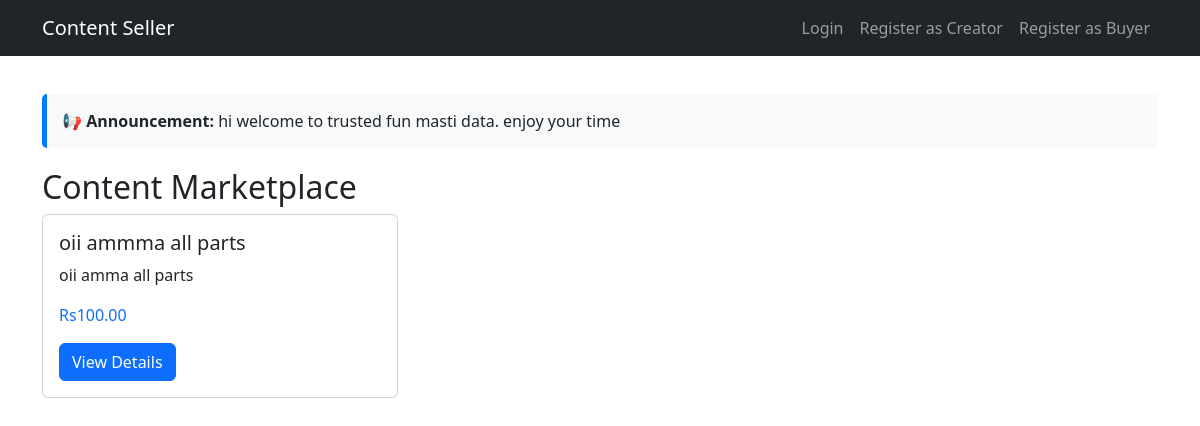
The app's page /content/, older data.
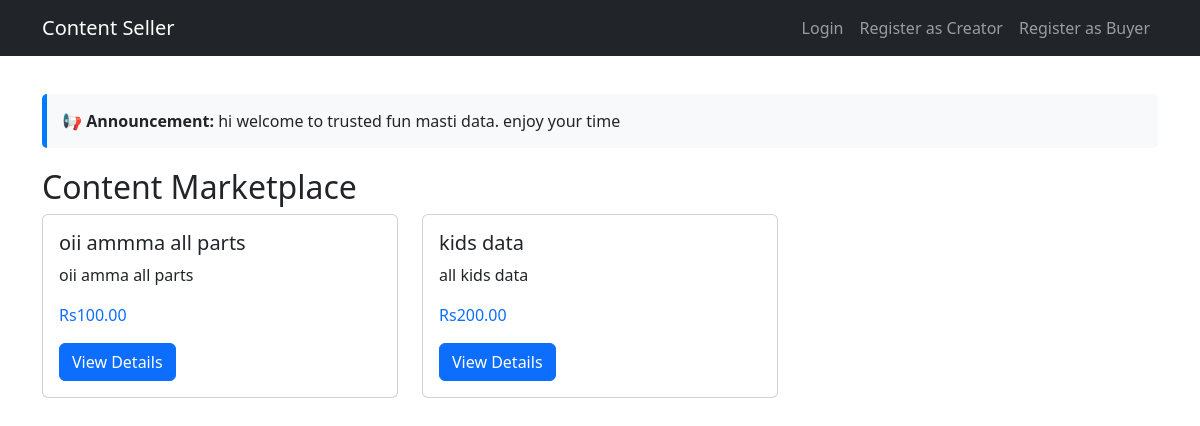
The same page, newer data.
### content/models.py (models this page shows, shortened)
class Content(models.Model):
    CONTENT_TYPES = (
        ('link', 'Link'),
        ('video', 'Video'),
    )
    zip_file = models.FileField(upload_to='content_zips/', blank=True, null=True, help_text="Upload a ZIP file containing all videos")
    creator = models.ForeignKey(settings.AUTH_USER_MODEL, on_delete=models.CASCADE, limit_choices_to={'role': 'creator'})
    title = models.CharField(max_length=200)
    description = models.TextField()
    content_type = models.CharField(max_length=10, choices=CONTENT_TYPES)
    link_url = models.URLField(blank=True, null=True)
    video_file = models.FileField(upload_to='videos/', blank=True, null=True)
    price = models.DecimalField(max_digits=10, decimal_places=2)
    is_active = models.BooleanField(default=True)
    is_approved = models.BooleanField(default=False, help_text="Admin approval required before buyers can see")
    created_at = models.DateTimeField(auto_now_add=True)
    updated_at = models.DateTimeField(auto_now=True)

### content/views.py (the view)
# urls.py: path('', views.content_list, name='content_list'),
def content_list(request):
    contents = Content.objects.filter(is_active=True, is_approved=True)
    return render(request, 'content/content_list.html', {'contents': contents})

### content/context_processors.py (called while the page is built)
def admin_message(request):
    msg = SiteMessage.objects.filter(is_active=True).first()
    return {'admin_message': msg.message if msg else None}

### templates/content/content_list.html (shortened to what this page needs)
{% extends "base.html" %}
{% block content %}
<h2>Content Marketplace</h2>
<div class="row">
    {% for content in contents %}
        <div class="col-md-4 mb-4">
            <div class="card h-100">
                <div class="card-body">
                    <h5 class="card-title">{{ content.title }}</h5>
                    <p class="card-text">{{ content.description|truncatewords:20 }}</p>
                    <p class="text-primary">Rs{{ content.price }}</p>
                    <a href="{% url 'content_detail' content.id %}" class="btn btn-primary">View Details</a>
                </div>
            </div>
        </div>
    {% empty %}
        <p>No content available yet.</p>
    {% endfor %}
</div>
{% endblock %}

Row changes from the older to the newer data that the page shows:
added Content: title "kids data", description "all kids data", price "200.00"
